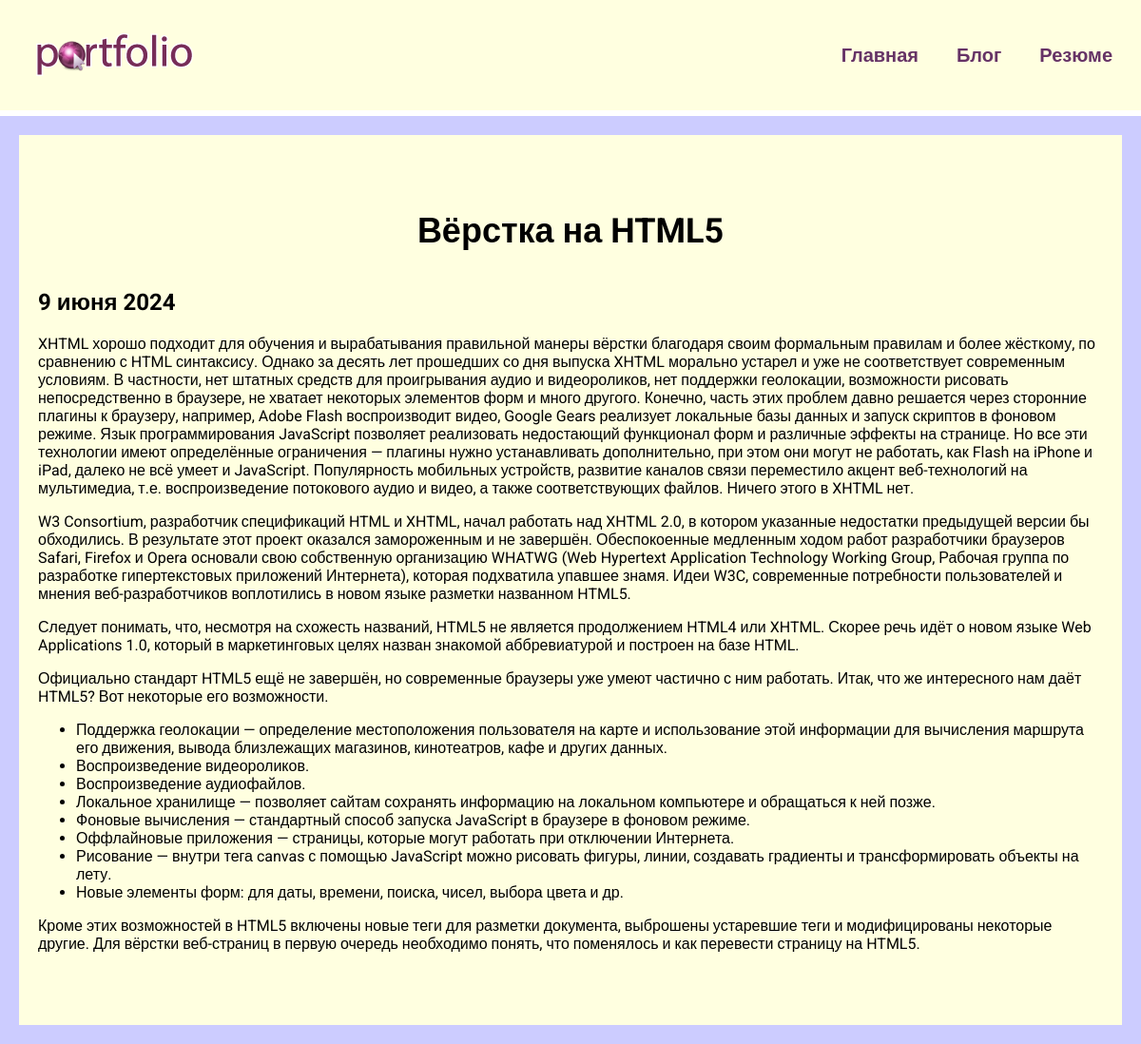
Page /blog/1/ on the committed database.
### blog/models.py (models this page shows, shortened)
class Blog(models.Model):
    title = models.CharField(max_length=200)
    description = models.TextField()
    date = models.DateField()

### blog/views.py (the view)
# urls.py: path('<int:blog_id>/', views.detail, name="detail"),
def detail(request, blog_id):
    blog = get_object_or_404(Blog, pk=blog_id)
    return render(request, 'blog/details.html', {'blog': blog})

### blog/templates/blog/details.html
{% extends 'skills/base.html' %}
{% block content %}
<div class="detail">
    <h1>{{ blog.title }}</h1>
    <h2>{{ blog.date | date:'j E Y' }}</h2>
    {{ blog.description | safe }}
</div>
{% endblock %}

### skills/static/css/style.css (style rules this page uses)
body { background: #CCCCFF; padding: 0; margin: 0; font-family: "Roboto", sans-serif; }
.content h1 { text-align: center; margin: 60px 0 40px; font-size: 36px; }
.detail { background: lightyellow; padding: 20px 20px 60px; box-sizing: border-box; }

### rows in the picture
Blog: title "Вёрстка на HTML5", date "9 июня 2024", description "XHTML хорошо подходит для обучения и вырабатывания правильной манеры вёрстки благодаря своим формальным правилам и более жёсткому, по сравнению с HTML синтаксису. Однако за десять лет прошедших со дня выпуска XHTML морально устарел и уже не соответствует современным условиям. В частности, нет штатных средств для проигрывания аудио и видеороликов, нет поддержки геолокации, возможности рисовать непосредственно в браузере, не хватает некоторых элементов форм и много другого. Конечно, часть этих проблем давно решается через сторонние плагины к браузеру, например, Adobe Flash воспроизводит видео, Google Gears реализует локальные базы данных и запуск скриптов в фоновом режиме. Язык…"
